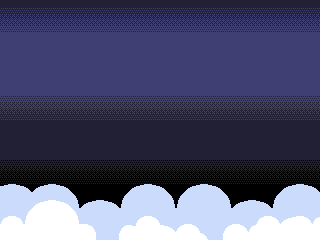

The image is a tile-based game level rendered from a .tmx file. Its description and source (layers, tilesets, objects; grid data summarised) follow:
An orthogonal 40x30 tile map with 8x8 px tiles, 1 tile layer (bg.txt), 3 tilesets and 23 objects (18x title, 5x option).

<map version="1.10" tiledversion="1.10.2" orientation="orthogonal" renderorder="right-down" width="40" height="30" tilewidth="8" tileheight="8" infinite="0" nextlayerid="4" nextobjectid="35">
 <tileset firstgid="1" name="8x8" tilewidth="8" tileheight="8" tilecount="4096" columns="64">
  <image source="../atlas.bmp" trans="ff00ff" width="512" height="512" />
 </tileset>
 <tileset firstgid="4097" name="16x16" tilewidth="16" tileheight="16" tilecount="1024" columns="32">
  <image source="../atlas.bmp" trans="ff00ff" width="512" height="512" />
 </tileset>
 <tileset firstgid="5121" name="32x32" tilewidth="32" tileheight="32" tilecount="256" columns="16">
  <image source="../atlas.bmp" trans="ff00ff" width="512" height="512" />
 </tileset>
 <group id="2" name="mainmenu">
  <layer id="1" name="bg.txt" width="40" height="30">
   <data>[1200 cells, 1200 non-empty, 37 distinct tile ids]</data>
  </layer>
  <objectgroup id="3" name="objs.txt">
   <object id="1" type="title" gid="5307" x="68" y="48" width="32" height="32">
    <properties>
     <property name="mm_letter" value="u" />
    </properties>
   </object>
   <object id="2" type="title" gid="5308" x="100" y="48" width="32" height="32">
    <properties>
     <property name="mm_letter" value="m" />
    </properties>
   </object>
   <object id="3" type="title" gid="5309" x="132" y="48" width="32" height="32">
    <properties>
     <property name="mm_letter" value="b" />
    </properties>
   </object>
   <object id="4" type="title" gid="5310" x="164" y="48" width="32" height="32">
    <properties>
     <property name="mm_letter" value="r" />
    </properties>
   </object>
   <object id="5" type="title" gid="5311" x="196" y="48" width="32" height="32">
    <properties>
     <property name="mm_letter" value="a" />
    </properties>
   </object>
   <object id="6" type="title" gid="5312" x="228" y="48" width="32" height="32">
    <properties>
     <property name="mm_letter" value="'s" />
    </properties>
   </object>
   <object id="7" type="title" gid="5324" x="84" y="80" width="32" height="32">
    <properties>
     <property name="mm_rainbow" value="a" />
    </properties>
   </object>
   <object id="8" type="title" gid="5323" x="52" y="80" width="32" height="32">
    <properties>
     <property name="mm_rainbow" value="r" />
    </properties>
   </object>
   <object id="9" type="title" gid="5339" x="116" y="80" width="32" height="32">
    <properties>
     <property name="mm_rainbow" value="i" />
    </properties>
   </object>
   <object id="10" type="title" gid="5340" x="148" y="80" width="32" height="32">
    <properties>
     <property name="mm_rainbow" value="n" />
    </properties>
   </object>
   <object id="11" type="title" gid="5355" x="180" y="80" width="32" height="32">
    <properties>
     <property name="mm_rainbow" value="b" />
    </properties>
   </object>
   <object id="12" type="title" gid="5356" x="212" y="80" width="32" height="32">
    <properties>
     <property name="mm_rainbow" value="o" />
    </properties>
   </object>
   <object id="13" type="title" gid="5357" x="244" y="80" width="32" height="32">
    <properties>
     <property name="mm_rainbow" value="w" />
    </properties>
   </object>
   <object id="14" type="title" gid="5341" x="84" y="112" width="32" height="32">
    <properties>
     <property name="mm_letter" value="q" />
    </properties>
   </object>
   <object id="15" type="title" gid="5307" x="116" y="112" width="32" height="32">
    <properties>
     <property name="mm_letter" value="u" />
    </properties>
   </object>
   <object id="16" type="title" gid="5342" x="148" y="112" width="32" height="32">
    <properties>
     <property name="mm_letter" value="e" />
    </properties>
   </object>
   <object id="17" type="title" gid="5343" x="180" y="112" width="32" height="32">
    <properties>
     <property name="mm_letter" value="s" />
    </properties>
   </object>
   <object id="18" type="title" gid="5344" x="212" y="112" width="32" height="32">
    <properties>
     <property name="mm_letter" value="t" />
    </properties>
   </object>
   <object id="26" name="file 1" type="option" x="0" y="122" width="320" height="8">
    <properties>
     <property name="mm_option" value="file_1" />
    </properties>
   </object>
   <object id="30" name="file 2" type="option" x="0" y="132" width="320" height="8">
    <properties>
     <property name="mm_option" value="file_2" />
    </properties>
   </object>
   <object id="31" name="file 3" type="option" x="0" y="142" width="320" height="8">
    <properties>
     <property name="mm_option" value="file_3" />
    </properties>
   </object>
   <object id="32" name="options" type="option" x="0" y="152" width="320" height="8">
    <properties>
     <property name="mm_option" value="options" />
    </properties>
   </object>
   <object id="34" name="exit" type="option" x="0" y="162" width="320" height="8">
    <properties>
     <property name="mm_option" value="exit" />
    </properties>
   </object>
  </objectgroup>
 </group>
</map>
